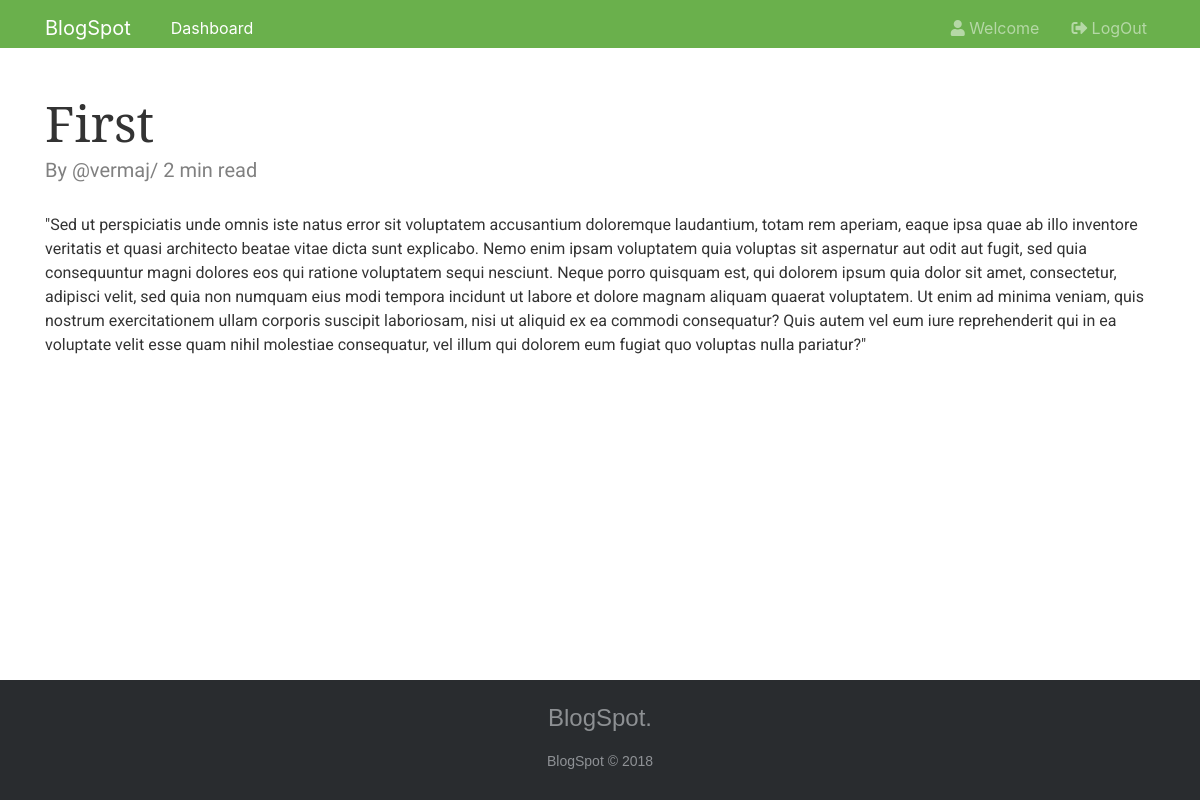
Screenshot of /dashboard/15/ with the database file from the repository.
### blog/models.py (models this page shows, shortened)
class Post(models.Model):
    user = models.ForeignKey(MyUser,  on_delete=models.CASCADE,default=1)
    title = models.CharField(max_length=120)
    slug = models.SlugField(max_length=100, null=True, blank=True,)
    name = models.CharField(max_length=100, null=True, blank=True)
    content = models.TextField(null=True,
             blank=True,)

class MyUser(AbstractBaseUser):
    email = models.EmailField(
        verbose_name='email address',
        max_length=255,
        unique=True,
    )
    username    =   models.CharField(max_length=225,
                                        validators=[
                                            RegexValidator(
                                                regex = USERNAME_REGEX,
                                                message= 'Username must be Alphanumeric or must contain any of the following:". @ + -"',
                                                code = 'invalid username'
                                            )],
                                        unique=True,
                                    )
    slug = models.SlugField(max_length=100,null=True, blank=True)
    zip_code = models.CharField(max_length=120, default="1234")
    is_active = models.BooleanField(default=True)
    is_staff = models.BooleanField(default=False)
    is_admin = models.BooleanField(default=False)
    objects = MyUserManager()
    USERNAME_FIELD = 'username'
    REQUIRED_FIELDS = ['email']

### blog/views.py (the view)
# urls.py: path('dashboard/<int:user_id>/', views.detail_view, name="detail" ),
def detail_view(request, user_id):
    obj = get_object_or_404(Post, id=user_id)
    template = "detail-view.html"
    context = {
        "object" : obj,
    }
    return render(request, template, context)

### templates/detail-view.html (shortened to what this page needs)
{% extends 'base.html' %}
{% block content %}
 <div style="min-height: 100%; margin-bottom: -120px;">
  <nav class="navbar navbar-expand-sm navbar-dark pb-0" style="background: #6ab04c">
      <div class="container">
        <a class="navbar-brand" href="{% url 'blog:dashboard' %}">BlogSpot</a>
        <div class="collapse navbar-collapse" id="navbarNav">
            <ul class="navbar-nav">
                <li class="nav-item">
                    <a class="nav-link ml-3 active" href="{% url 'blog:dashboard' %}">
                        Dashboard
                    </a>
                </li>
            </ul>
            <ul class="navbar-nav ml-auto">
                <li class="nav-item dropdown mr-3">
                    <a class="nav-link" href="#" id="navbarDropdown" role="button" data-toggle="dropdown" aria-haspopup="true" aria-expanded="false">
                        <i class="fa fa-user"></i> Welcome {{ request.user.username }}
                    </a>
                </li>
                <li class="nav-item">
                    <a class="nav-link" href="{% url 'blog:logout' %}">
                        <i class="fa fa-sign-out-alt"></i> LogOut
                    </a>
                </li>
            </ul>
        </div>
      </div>
    </nav>
  <div class="my-5">
	<div class="container">
		<h1 id="viewhead" style="font-family: 'Noto Serif', serif; font-size: 50px;">{{ object.title }}</h1>
		<h5 style="font-family: 'Courgette', cursive; color: gray;">By {{ object.user.username }}/ 2 min read</h5>
		<br>
		<p id="viewbody" style="font-family: 'Roboto', sans-serif;">
			{{ object.content }}
		</p>
	</div>
  </div>
  <div style="height: 120px"></div>
 </div>
  <footer class="footer-basic-centered py-4" style="height: 120px">
			<p class="footer-company-motto">BlogSpot.</p>
			<br>
			<p class="footer-company-name">BlogSpot &copy; 2018</p>
  </footer>
{% endblock %}

### static/css/styles.css (style rules this page uses)
body { color: #333; overflow-x: hidden; }
.navbar { background-color: whitesmoke; }
.footer-basic-centered { background-color: #292c2f; box-shadow: 0 1px 1px 0 rgba(0, 0, 0, 0.12); box-sizing: border-box; width: 100%; text-align: center; font: normal 18px sans-serif; padding: 45px; }
.footer-basic-centered .footer-company-motto { color: #8d9093; font-size: 24px; margin: 0; }
.footer-basic-centered .footer-company-name { color: #8f9296; font-size: 14px; margin: 0; }
html, body { height: 100%; }

### rows the page displays
Post: title "First", user.username "@vermaj", content "\"Sed ut perspiciatis unde omnis iste natus error sit voluptatem accusantium doloremque laudantium, totam rem aperiam, eaque ipsa quae ab illo inventore veritatis et quasi architecto beatae vitae dicta sunt explicabo. Nemo enim ipsam voluptatem quia voluptas sit aspernatur aut odit aut fugit, sed quia consequuntur magni dolores eos qui ratione voluptatem sequi nesciunt. Neque porro quisquam est, qui dolorem ipsum quia dolor sit amet, consectetur, adipisci velit, sed quia non numquam eius modi tempora incidunt ut labore et dolore magnam aliquam quaerat voluptatem. Ut enim ad minima veniam, quis nostrum exercitationem ullam corporis suscipit laboriosam, nisi ut aliquid ex ea commodi…"
